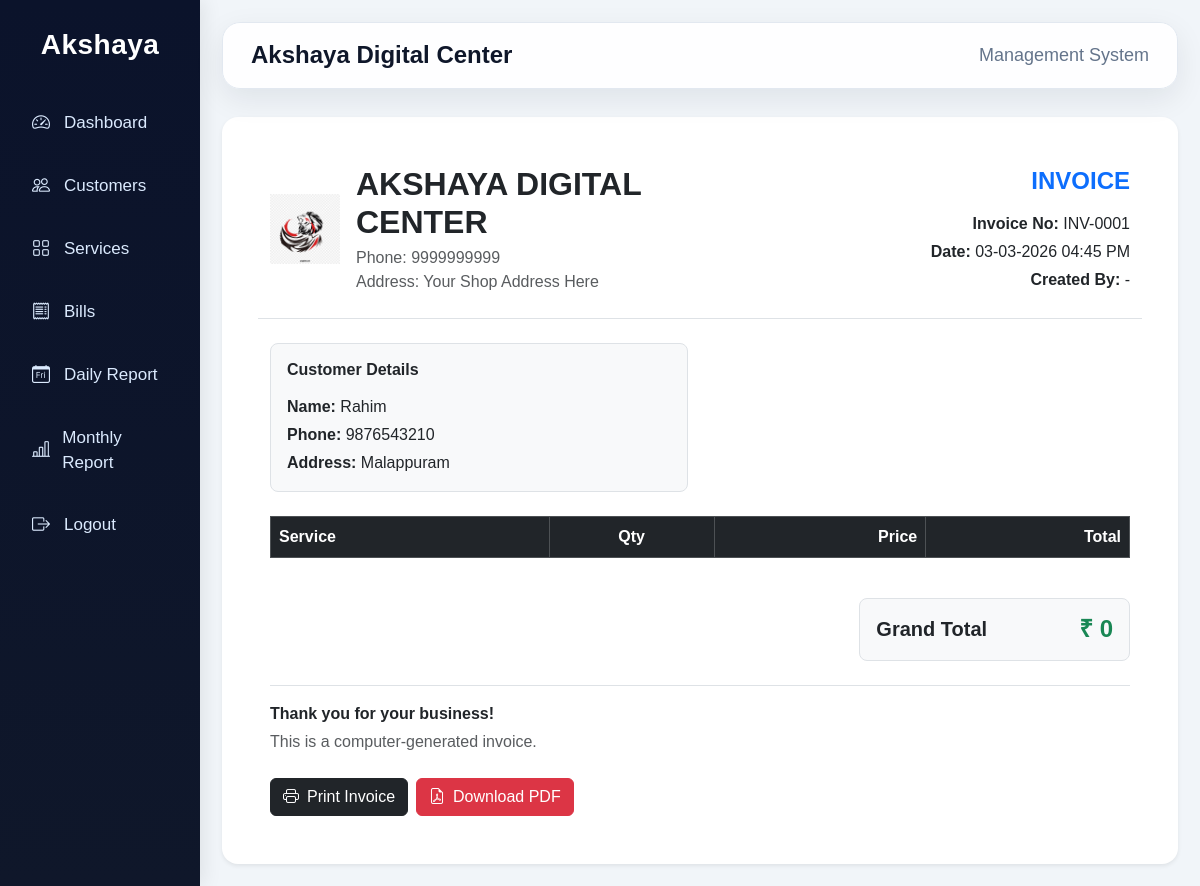
Page /invoice/1/ on the committed database.
### core/models.py (models this page shows, shortened)
class Bill(models.Model):
    invoice_number = models.CharField(max_length=20, blank=True, null=True)
    customer = models.ForeignKey(Customer, on_delete=models.CASCADE)
    date = models.DateTimeField(auto_now_add=True)
    created_by = models.ForeignKey(User, on_delete=models.SET_NULL, null=True, blank=True)
    def get_total_amount(self):
        total = sum(item.total_amount for item in self.items.all())
        return total

class Customer(models.Model):
    name = models.CharField(max_length=200)
    phone = models.CharField(max_length=15)
    address = models.TextField()

### core/views.py (the view)
# urls.py: path('invoice/<int:bill_id>/', views.invoice, name='invoice'),
def invoice(request, bill_id):
    bill = Bill.objects.get(id=bill_id)
    return render(request, 'invoice.html', {'bill': bill})

### templates/invoice.html (shortened to what this page needs)
{% extends 'base.html' %}
{% block content %}
<div class="invoice-wrapper bg-white p-4 p-md-5 shadow-sm rounded-4">
    <div class="row align-items-center border-bottom pb-4 mb-4">
        <div class="col-md-6">
            <div class="d-flex align-items-center gap-3">
                <img src="/static/logo.png" alt="Logo" style="height: 70px; width: auto;">
                <div>
                    <h2 class="mb-1 fw-bold">AKSHAYA DIGITAL CENTER</h2>
                    <p class="mb-0 text-muted">Phone: 9999999999</p>
                    <p class="mb-0 text-muted">Address: Your Shop Address Here</p>
                </div>
            </div>
        </div>
        <div class="col-md-6 text-md-end mt-4 mt-md-0">
            <h4 class="fw-bold text-primary mb-3">INVOICE</h4>
            <p class="mb-1"><strong>Invoice No:</strong> {{ bill.invoice_number }}</p>
            <p class="mb-1"><strong>Date:</strong> {{ bill.date|date:"d-m-Y h:i A" }}</p>
            <p class="mb-0"><strong>Created By:</strong>
                {% if bill.created_by %}
                    {{ bill.created_by.username }}
                {% else %}
                    -
                {% endif %}
            </p>
        </div>
    </div>
    <div class="row mb-4">
        <div class="col-md-6">
            <div class="border rounded-3 p-3 bg-light">
                <h6 class="fw-bold mb-3">Customer Details</h6>
                <p class="mb-1"><strong>Name:</strong> {{ bill.customer.name }}</p>
                <p class="mb-1"><strong>Phone:</strong> {{ bill.customer.phone }}</p>
                <p class="mb-0"><strong>Address:</strong> {{ bill.customer.address }}</p>
            </div>
        </div>
    </div>
    <div class="table-responsive mb-4">
        <table class="table align-middle table-bordered">
            <thead class="table-dark">
                <tr>
                    <th>Service</th>
                    <th class="text-center">Qty</th>
                    <th class="text-end">Price</th>
                    <th class="text-end">Total</th>
                </tr>
            </thead>
        </table>
    </div>
    <div class="row justify-content-end mb-4">
        <div class="col-md-4">
            <div class="border rounded-3 p-3 bg-light">
                <div class="d-flex justify-content-between align-items-center">
                    <h5 class="mb-0 fw-bold">Grand Total</h5>
                    <h4 class="mb-0 text-success fw-bold">₹ {{ bill.get_total_amount }}</h4>
                </div>
            </div>
        </div>
    </div>
    <div class="border-top pt-3">
        <p class="mb-1 fw-semibold">Thank you for your business!</p>
        <p class="mb-0 text-muted">This is a computer-generated invoice.</p>
    </div>
    <div class="mt-4 d-flex gap-2">
        <button onclick="window.print()" class="btn btn-dark">
            <i class="bi bi-printer me-2"></i>Print Invoice
        </button>
        <a href="/download-invoice/{{ bill.id }}/" class="btn btn-danger">
            <i class="bi bi-file-earmark-pdf me-2"></i>Download PDF
        </a>
    </div>
</div>
{% endblock %}

### templates/base.html (style rules this page uses)
body { background: #f1f5f9; font-family: Arial, sans-serif; }

### templates/invoice.html (style rules this page uses)
.invoice-wrapper { max-width: 1000px; margin: auto; }

### rows in the picture
Bill: invoice_number "INV-0001", date "03-03-2026 04:45 PM", customer.name "Rahim", customer.phone "9876543210", customer.address "Malappuram", get_total_amount "0"
